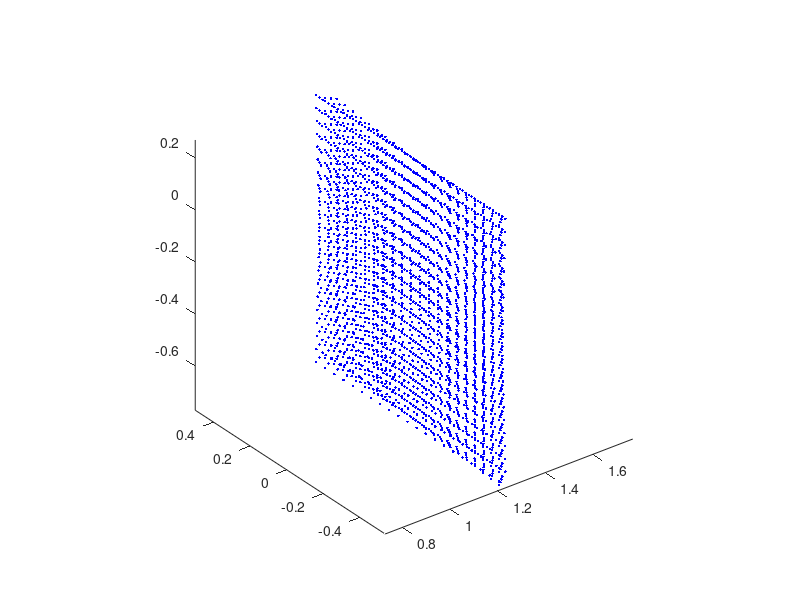

Reproduce this figure in MATLAB. (Note: this script raises an error after producing the figure.)
clear all;
close all;
clc;

%%  making cube point cloud for obsticle
% One side of the cube
[Y,Z] = meshgrid(-0.5:0.05:0.5,-0.5:0.05:0.5);
sizeMat = size(Y);
X = repmat(0.5,sizeMat(1),sizeMat(2));
oneSideOfCube_h = surf(X,Y,Z);

% Combine one surface as a point cloud
cubePoints = [X(:),Y(:),Z(:)];

% Make a cube by rotating the single side by 0,90,180,270, and around y to make the top and bottom faces
cubePoints = [ cubePoints ...
             ; cubePoints * rotz(pi/2)...
             ; cubePoints * rotz(pi) ...
             ; cubePoints * rotz(3*pi/2) ...
             ; cubePoints * roty(pi/2) ...
             ; cubePoints * roty(-pi/2)];         
         
% Plot the cube's point cloud         
cubeAtOigin_h = plot3(cubePoints(:,1),cubePoints(:,2),cubePoints(:,3),'r.');
cubePoints = cubePoints + repmat([0.75,0,-0.25],size(cubePoints,1),1); % moves cube to set position
cube_h = plot3(cubePoints(:,1),cubePoints(:,2),cubePoints(:,3),'b.');
%set(cube_h, 'Visible', 'off'); % Hide the points
axis equal

%% robotic arm with ellipsoids
robot = UR3;  % Define the robot model

% Define the center points and radii for the ellipsoids for each link
centerPoints = [
    0, 0, 0;   % Link 1
    0, 0, 0.07;   % Link 2
    0, 0, 0.07;   % Link 3
    0, 0, 0;   % Link 4
    0, 0, 0;   % Link 5
    0, 0, 0;   % Link 6
];

radii = [
    0.1, 0.1, 0.1; % Link 1
    0.14, 0.1, 0.14; % Link 2
    0.2, 0.1, 0.14; % Link 3
    0.1, 0.1, 0.1; % Link 4
    0.1, 0.1, 0.1; % Link 5
    0.1, 0.1, 0.1; % Link 6
];

% Loop through each link to create and attach ellipsoids
for i = 1:6
    [X, Y, Z] = ellipsoid(centerPoints(i,1), centerPoints(i,2), centerPoints(i,3), radii(i,1), radii(i,2), radii(i,3), 6); % Create the ellipsoid for the current link
    robot.model.points{i} = [X(:),Y(:),Z(:)]; % defines points for elipsoid triangulation (comment out to encapsulate links with a bug)
    robot.model.faces{i} = delaunay(robot.model.points{i}); % creates elipsoid faces
    hold on;
end


% Plot the robot
%robot.model.plot3d([2 0 0 0 0 0]);
axis equal
camlight

% Activate the teach interface to move the robot
%robot.model.teach;


q = robot.model.getpos()

tr = zeros(4,4,robot.model.n+1);
tr(:,:,1) = robot.model.base;
L = robot.model.links;
for i = 1 : robot.model.n
    tr(:,:,i+1) = tr(:,:,i) * trotz(q(i)) * transl(0,0,L(i).d) * transl(L(i).a,0,0) * trotx(L(i).alpha);
end

for i = 1: size(tr,3)
    cubePointsAndOnes = [inv(tr(:,:,i)) * [cubePoints,ones(size(cubePoints,1),1)]']';
    updatedCubePoints = cubePointsAndOnes(:,1:3);
    algebraicDist = GetAlgebraicDist(updatedCubePoints, centerPoints(i,:), radii(i, :));
    pointsInside = find(algebraicDist < 1);
    disp(['2.10: There are ', num2str(size(pointsInside,1)),' points inside the ',num2str(i),'th ellipsoid']);
end



%% dist2pts
%
% *Description:*  Function for find the distance between 2 or the same number of 3D points

%% Function Call
% 
% *Inputs:* 
%
% _pt1_ (many*(2||3||6) double) x,y || x,y,z cartesian point ||Q Joint angle
%
% _pt2_ (many*(2||3||6) double) x,y || x,y,z cartesian point ||Q Joint angle
%
% *Returns:* 
%
% _dist_ (double) distance from pt1 to pt2

function dist=dist2pts(pt1,pt2)

%% Calculate distance (dist) between consecutive points
% If 2D
if size(pt1,2) == 2
    dist=sqrt((pt1(:,1)-pt2(:,1)).^2+...
              (pt1(:,2)-pt2(:,2)).^2);
% If 3D          
elseif size(pt1,2) == 3
    dist=sqrt((pt1(:,1)-pt2(:,1)).^2+...
              (pt1(:,2)-pt2(:,2)).^2+...
              (pt1(:,3)-pt2(:,3)).^2);
% If 6D like two poses
elseif size(pt1,2) == 6
    dist=sqrt((pt1(:,1)-pt2(:,1)).^2+...
              (pt1(:,2)-pt2(:,2)).^2+...
              (pt1(:,3)-pt2(:,3)).^2+...
              (pt1(:,4)-pt2(:,4)).^2+...
              (pt1(:,5)-pt2(:,5)).^2+...
              (pt1(:,6)-pt2(:,6)).^2);
end
end

%% GetAlgebraicDist
% determine the algebraic distance given a set of points and the center
% point and radii of an elipsoid
% *Inputs:* 
%
% _points_ (many*(2||3||6) double) x,y,z cartesian point
%
% _centerPoint_ (1 * 3 double) xc,yc,zc of an ellipsoid
%
% _radii_ (1 * 3 double) a,b,c of an ellipsoid
%
% *Returns:* 
%
% _algebraicDist_ (many*1 double) algebraic distance for the ellipsoid

function algebraicDist = GetAlgebraicDist(points, centerPoint, radii)

algebraicDist = ((points(:,1)-centerPoint(1))/radii(1)).^2 ...
              + ((points(:,2)-centerPoint(2))/radii(2)).^2 ...
              + ((points(:,3)-centerPoint(3))/radii(3)).^2;
end